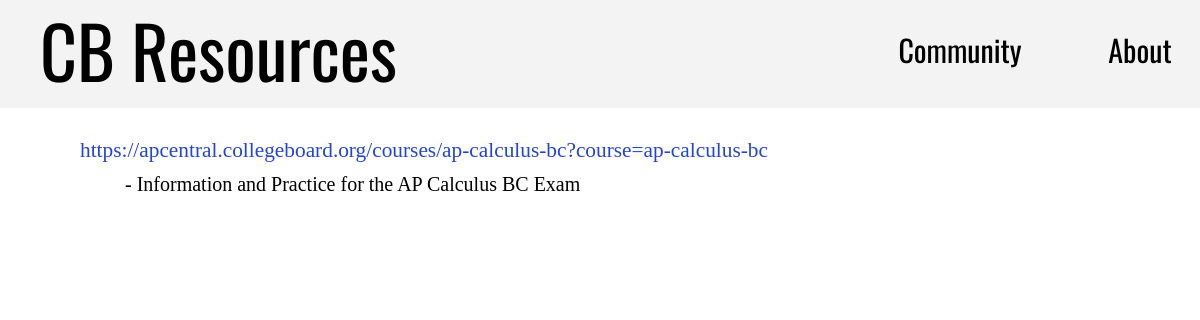
The page /AP Calculus BC on the database its author committed.
### cbr/models.py (models this page shows, shortened)
class Resource (models.Model):
    testName = models.CharField(max_length=50)
    link = models.CharField(max_length=200)
    description = models.CharField(max_length=200)

### cbr/views.py (the view)
# urls.py: path('<str:testName>', views.goTest, name='goTest'),
def goTest(request, testName):
    resources = Resource.objects.filter(testName__exact=testName).order_by('link')
    return render(request, 'cbresources/sources.html', {
        'resources': resources
    })

### cbr/templates/cbresources/sources.html
{% extends 'cbresources/home.html' %}
{% block content %}
<div class="test">
    {% for resource in resources %}
        <div class="sauce">
            <a href="{{ resource.link }}">{{ resource.link }}</a>
            <p>- {{ resource.description }}</p>
        </div>
    {% endfor %}
</div>
{% endblock %}

### cbr/static/css/style.css (style rules this page uses)
* { margin: 0px; box-sizing: border-box; }
body { display: flex; flex-direction: column; }
.test { font-family: 'Noto Sans TC'; }
.test > .sauce { margin-top: 30px; }
.test > .sauce > a { text-decoration: none; color: #2344db; font-size: 16pt; margin-left: 80px; }
.test > .sauce > p { font-size: 15pt; margin: 10px 0 0 125px; }

### rows shown on the page
Resource: link "https://apcentral.collegeboard.org/courses/ap-calculus-bc?course=ap-calculus-bc", description "Information and Practice for the AP Calculus BC Exam"
